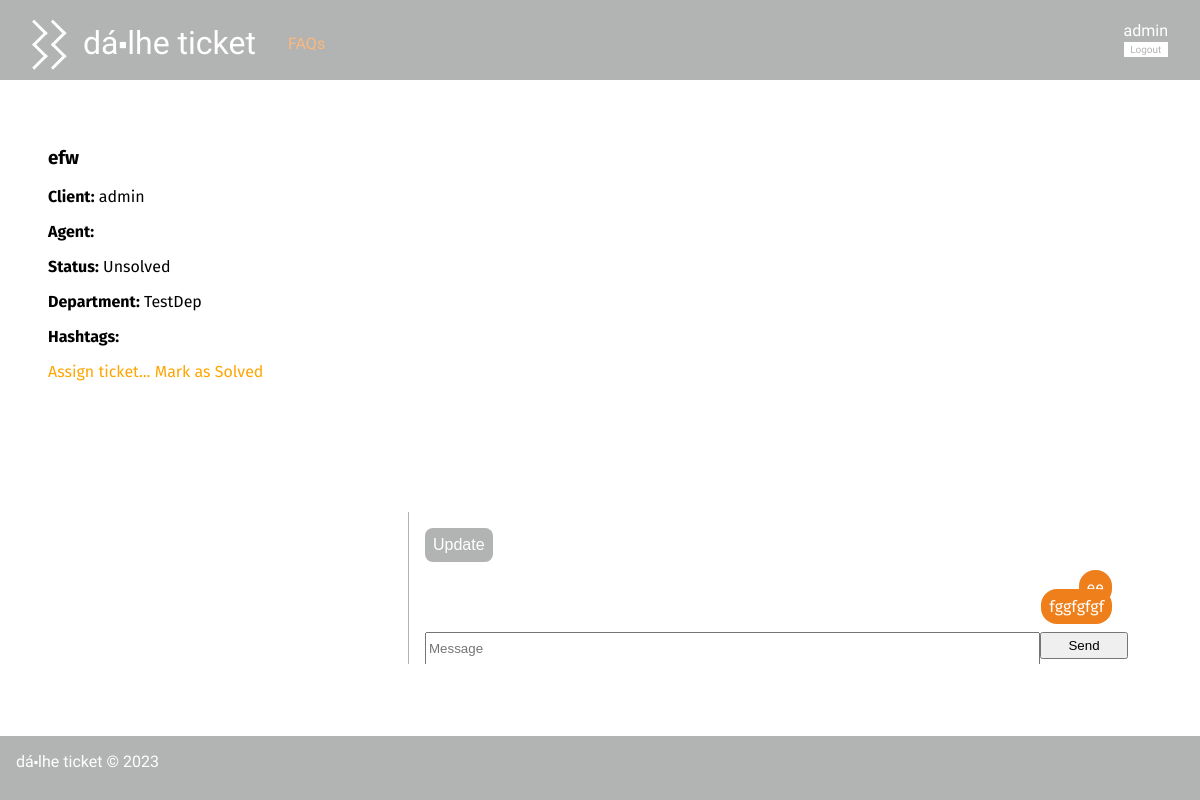
Before: /pages/ticket.php?id=3 (signed in) with the older database file.
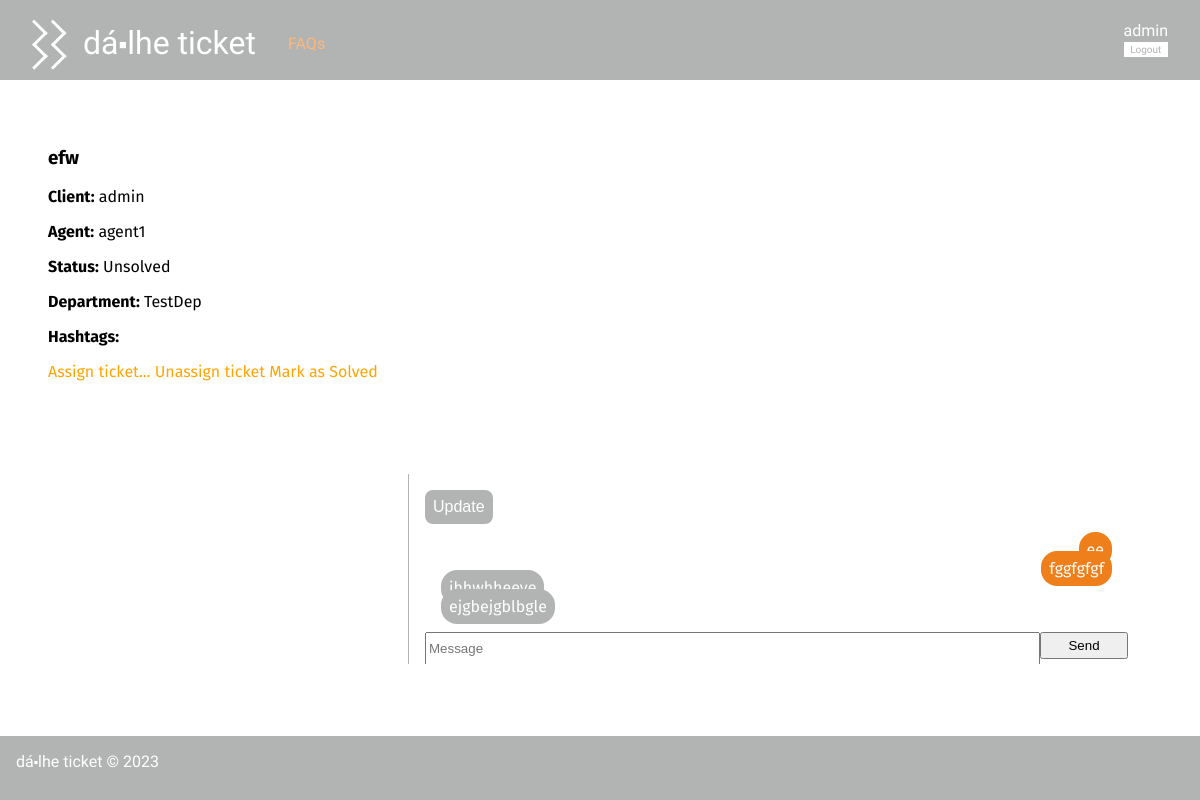
After: the same page with the newer database file.
### tables this page shows
CREATE TABLE Message(
   id integer primary key autoincrement,
   ticketId integer not null,
   isFromClient boolean not null,
   message text not null,
   author varchar(20) not null,
   foreign key (ticketId) references Ticket(id)
);

CREATE TABLE Ticket(
   id integer primary key autoincrement,
   title varchar(60) not null,
   client varchar(20) not null,
   agent varchar(20),
   status varchar(10) not null,
   department varchar(20),
   foreign key (client) references User(username),
   foreign key (agent) references User(username),
   foreign key (department) references Department(name)
);

### pages/ticket.php (called while the page is built, shortened)
<?php
    require_once(__DIR__ . '/../database/connection.db.php');
    require_once(__DIR__ . '/../database/ticket.class.php');
    require_once(__DIR__ . '/../database/user.class.php');
    require_once(__DIR__ . '/../templates/common.tpl.php');
    require_once(__DIR__ . '/../templates/ticket.tpl.php');
    require_once(__DIR__ . '/../utils/session.php');
    $db = getDatabaseConnection();
    $ticket = Ticket::getTicketById($db, intval($_GET['id']));
    drawTicket($db, $ticket);
?>

### database/ticket.class.php (called while the page is built, shortened)
<?php
    class Ticket {
        public function __construct(int $id, string $title, string $client, ?string $agent, string $status, string $department) {
            $this->id = $id;
            $this->title = $title;
            $this->client = $client;
            $this->agent = $agent;
            $this->status = $status;
            $this->department = $department;
        }
        static public function getTicketById(PDO $db, int $id) : Ticket {
            $stmt = $db->prepare('SELECT * from Ticket WHERE id = ?');
            $stmt->execute(array($id));
            $line = $stmt->fetchAll()[0];
            $ticket = new Ticket(
                $line['id'],
                $line['title'],
                $line['client'],
                $line['agent'],
                $line['status'],
                $line['department'],
            );
            return $ticket;
        }
    }
?>

### utils/session.php (called while the page is built, shortened)
<?php
  class Session {
    public function getName() : ?string {
      return isset($_SESSION['name']) ? $_SESSION['name'] : null;
    }
  }
?>

### database/user.class.php (called while the page is built, shortened)
<?php
class User{
  public function __construct(string $name, string $username, string $email, string $type, string $department){
    $this->username = $username;
    $this->type = $type;
  }
  static public function getUserByUsername(PDO $db, string $username) : User {
    $stmt = $db->prepare('SELECT * from User where username = ?');
    $stmt->execute(array($username));
    $user = $stmt->fetchAll()[0];
    return new User(
      $user['name'],
      $user['username'],
      $user['email'],
      $user['type'],
      $user['department'],
    );
  }
}
?>

### database/message.class.php (called while the page is built, shortened)
<?php
  require_once(__DIR__ . '/../utils/session.php');
  class Message{
    public string $author;
    public function __construct(int $id, int $ticketId, bool $isFromClient, string $message, string $author){
      $this->message = $message;
      $this->author = $author;
    }
    public function isMine(PDO $db){
      $session = new Session();
      return $this->author == $session->getName();
    }
    static public function getAllMessagesFromTicket(PDO $db, int $id) : array {
        $stmt = $db->prepare('
            SELECT m.id, m.ticketId, m.isFromClient, m.message, m.author
            FROM Message m JOIN Ticket t
            ON m.ticketId = t.id
            WHERE t.id = ?
        ');
        $stmt->execute(array($id));
        $messages = array();
        while($message = $stmt->fetch()){
            $messages[] = new Message(
            $message['id'],
            intval($message['ticketId']),
            $message['isFromClient'] == 1,
            $message['message'],
            $message['author']
            );
        }
        return $messages;
    }
  }
?>

### templates/ticket.tpl.php (the view, shortened to what the changed rows need)
<?php
    require_once(__DIR__ . '/../database/ticket.class.php');
    require_once(__DIR__ . '/../database/message.class.php');
?>
<?php function drawTicket(PDO $db, Ticket $ticket) {
    $session = new Session();
    $me = User::getUserByUsername($db, $session->getName());
    ?>
    <div class="ticket_details">
        <div class="ticket_info">
            <h3><?= $ticket->title ?></h3>
            <div class="ticket_client"><span class="bold">Client:</span> <?= $ticket->client ?></div>
            <?php if($ticket->agent !== null) { ?>
                <div class="ticket_agent"><span class="bold">Agent:</span> <?= $ticket->agent ?></div>
            <?php } ?>
            <div class="ticket_status"><span class="bold">Status:</span> <?= $ticket->status ?></div>
            <div class="ticket_department"><span class="bold">Department:</span> <?= $ticket->department ?></div>
            <div class="ticket_hashtags"><span class="bold">Hashtags: </span>
            </div>
                <?php
                    if ($me->type == 'admin' && $ticket->status == 'Unsolved') {
            ?>
                    <a href="../pages/assign_ticket.php?id=<?= $ticket->id ?>">Assign ticket...</a>
            <?php
                    } if ($ticket->agent != null && $ticket->status == 'Unsolved' && $me->type == 'admin') {
            ?>
                    <a href=<?=("../actions/action_abandon_ticket.php?id=" . $ticket->id)?>>
                        Unassign ticket
                    </a>
            <?php
                    }
                    if ($me->type == 'admin' || $ticket->agent == $me->username) {
            ?>
                    <a href="../actions/action_change_ticket_status.php?id=<?= $ticket->id ?>">
                        Mark as <?= $ticket->status == 'Unsolved'? 'Solved' : 'Unsolved' ?>
                    </a>
            <?php
                    }
                ?>
                </div>
        <?php
            if($session->getName() == $ticket->agent || $session->getName() == $ticket->client || $ticket->agent == null) {
        ?>
        <div class="ticket_messages">
        <?php
            foreach(Message::getAllMessagesFromTicket($db, $ticket->id) as $message) { ?>
                    <div class="ticket_message <?= $message->isMine($db) ? 'right' : 'left' ?>">
                        <div class="ticket_message_text"><p><?= $message->message ?></p></div>
                    </div>
                <?php }
            if (($ticket->client == $me->username || $ticket->agent == $me->username) && $ticket->status == 'Unsolved') {
                ?>
        </div>
    <?php } ?>
<?php } ?>
<?php } ?>

Changed rows visible on the page:
changed ticket "efw": agent (not shown) → "agent1"
added message: message "jhhwhheeve"
added message: message "ejgbejgblbgle"
Other visible differences:
text now shown: "Unassign ticket"
